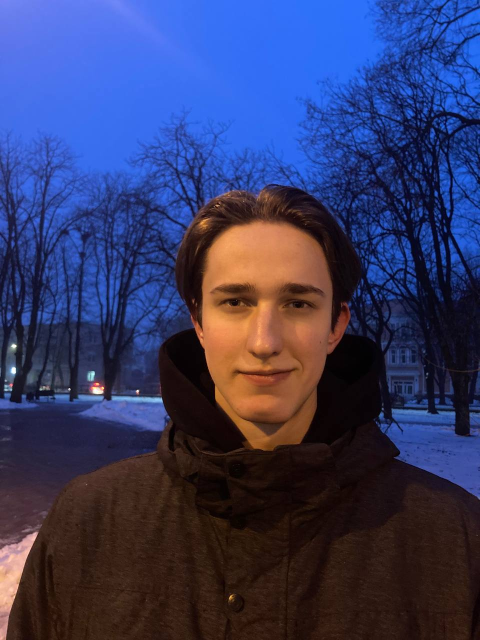
%> input picture Lab_1/photo.jpg, 960 x 1280 px (shown at 1/2 size)
$ octave Lab1_3.m   (GNU Octave 9; MATLAB toolbox functions it lacks are replaced by stand-ins)
%> lines starting %> are read from the running program, lines starting %| are printed output that depends on the picture; in (x1, y1, x2, y2) boxes, pixels count from 0 and x2, y2 are one past the last pixel; in counts of white or black regions, pixels touching at a corner belong together; the program's own positions count from 1
% Lab1_3

% Очистка робочої пам'яті і закриття графічних вікон
clear;
close all;

%3 Налаштовання шляху та отримання фото
path ='D:\Study\ЦОЗ\Complete\Lab_1\photo.jpg';
photo = imread(path);
%> photo is the input picture: size 1280x960x3 uint8; mean R, G, B 53.9, 58.3, 100.7

% Створення графічного вікна
figure("Name","Task3","Position",[100,100,700,600]);

%3.1 Відображення файлу як зображення
subplot(2,3,1);
imshow(photo);
axis('image');
title('Кольорове');

%3.2 Перетворення в зобр. відтінків сірого
subplot(2,3,2);
imshow(rgb2gray(uint8(photo)));
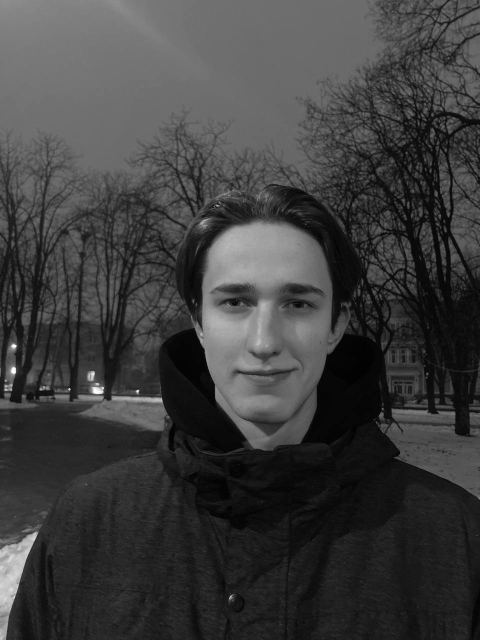
%> displayed picture: size 1280x960, on the screen's scale of 0 to 255 (shown at 1/2 size); min 0, max 255, mean 61.8
title('Відтінки сірого');

%3.2 Перетворення в чорно-біле зобр.
subplot(2,3,3);
imshow(im2bw(uint8(photo)));
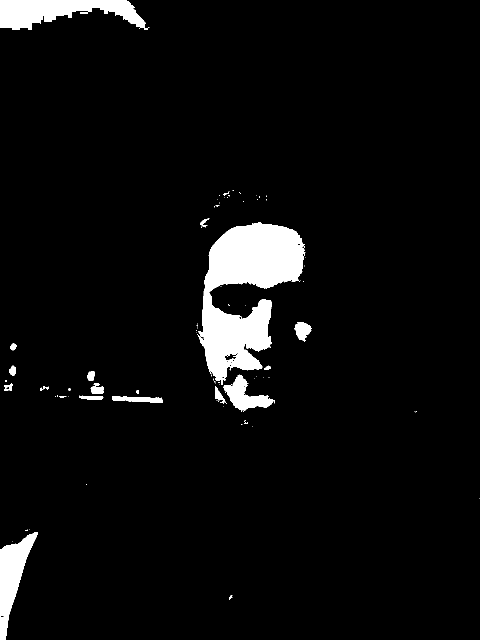
%> displayed picture: size 1280x960 logical (shown at 1/2 size); 4.9% white; 87 white regions (64 under 20 px), largest, box (x1, y1, x2, y2) and area: (395, 445, 611, 770) 36129, (0, 0, 299, 59) 10460, (0, 1064, 76, 1280) 6904
title('Чорно-біле');

%3.4 Відображення розподілу про червоний основний колір
subplot(2,3,4);
imshow(photo(:,:,1));
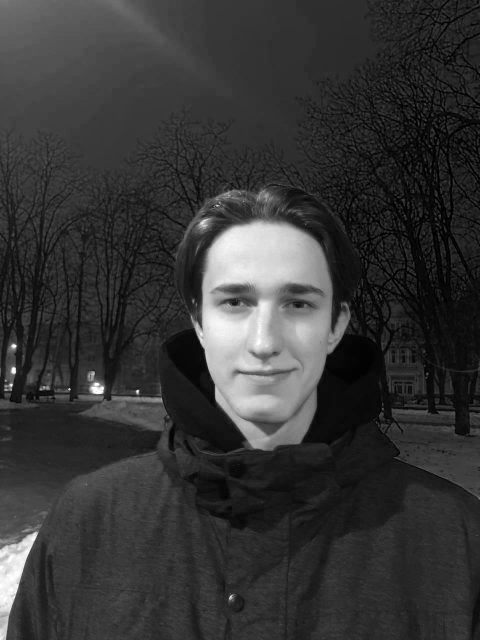
%> displayed picture: size 1280x960, on the screen's scale of 0 to 255 (shown at 1/2 size); min 0, max 255, mean 53.9
title('Червоний');

%3.5 Відображення розподілу про зелений основний колір
subplot(2,3,5);
imshow(photo(:,:,2));
title('Зелений');

%3.6 Відображення розподілу про синій основний колір
subplot(2,3,6);
imshow(photo(:,:,3));
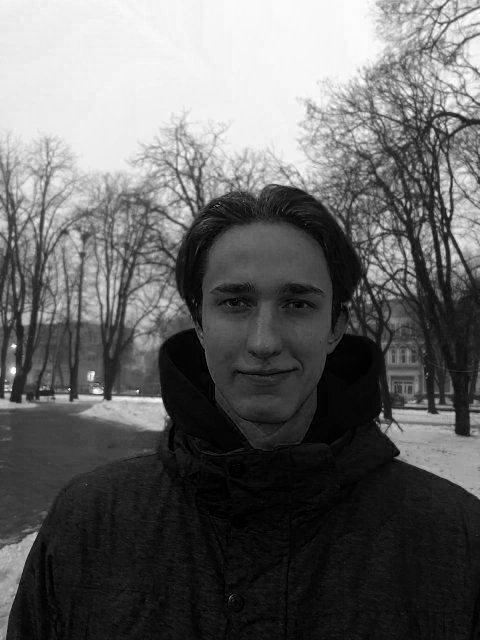
%> displayed picture: size 1280x960, on the screen's scale of 0 to 255 (shown at 1/2 size); min 0, max 255, mean 100.7
title('Синій');

%3.7 Вивід інформації про зображення
info = imfinfo(path);
fieldinfo = fieldnames(info);
info = rmfield(info, fieldinfo(structfun(@isempty, info)));
disp(info);
